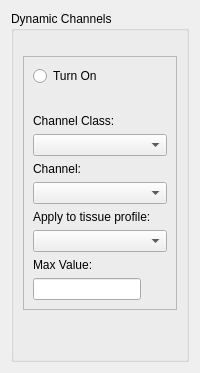
      <widget class="QWidget" name="sim_conf_stack_page_DynamicChannels">
       <layout class="QGridLayout" name="gridLayout_4">
        <item row="0" column="0">
         <widget class="QGroupBox" name="groupBox_DynamicChannels">
          <property name="title">
           <string>Dynamic Channels</string>
          </property>
          <layout class="QVBoxLayout" name="verticalLayout_10">
           <item>
            <spacer name="verticalSpacer_9">
             <property name="orientation">
              <enum>Qt::Vertical</enum>
             </property>
             <property name="sizeType">
              <enum>QSizePolicy::Fixed</enum>
             </property>
             <property name="sizeHint" stdset="0">
              <size>
               <width>20</width>
               <height>16</height>
              </size>
             </property>
            </spacer>
           </item>
           <item>
            <widget class="QFrame" name="frame_dynChannel_0">
             <property name="frameShape">
              <enum>QFrame::StyledPanel</enum>
             </property>
             <property name="frameShadow">
              <enum>QFrame::Sunken</enum>
             </property>
             <property name="lineWidth">
              <number>4</number>
             </property>
             <layout class="QFormLayout" name="formLayout_4">
              <item row="0" column="0">
               <widget class="QRadioButton" name="radioButton">
                <property name="text">
                 <string>Turn On</string>
                </property>
               </widget>
              </item>
              <item row="1" column="0">
               <spacer name="verticalSpacer_10">
                <property name="orientation">
                 <enum>Qt::Vertical</enum>
                </property>
                <property name="sizeType">
                 <enum>QSizePolicy::Fixed</enum>
                </property>
                <property name="sizeHint" stdset="0">
                 <size>
                  <width>20</width>
                  <height>16</height>
                 </size>
                </property>
               </spacer>
              </item>
              <item row="2" column="0">
               <widget class="QLabel" name="label_15">
                <property name="text">
                 <string>Channel Class:</string>
                </property>
               </widget>
              </item>
              <item row="3" column="0" colspan="2">
               <widget class="QComboBox" name="comboBox_chanClass"/>
              </item>
              <item row="4" column="0">
               <widget class="QLabel" name="label_41">
                <property name="text">
                 <string>Channel:</string>
                </property>
               </widget>
              </item>
              <item row="5" column="0" colspan="2">
               <widget class="QComboBox" name="comboBox_chanType"/>
              </item>
              <item row="6" column="0">
               <widget class="QLabel" name="label_42">
                <property name="text">
                 <string>Apply to tissue profile:</string>
                </property>
               </widget>
              </item>
              <item row="7" column="0" colspan="2">
               <widget class="QComboBox" name="comboBox_chanProfile"/>
              </item>
              <item row="8" column="0">
               <widget class="QLabel" name="label_43">
                <property name="text">
                 <string>Max Value:</string>
                </property>
               </widget>
              </item>
              <item row="9" column="0">
               <widget class="QLineEdit" name="lineEdit_chanMax"/>
              </item>
             </layout>
            </widget>
           </item>
           <item>
            <spacer name="verticalSpacer_11">
             <property name="orientation">
              <enum>Qt::Vertical</enum>
             </property>
             <property name="sizeHint" stdset="0">
              <size>
               <width>20</width>
               <height>40</height>
              </size>
             </property>
            </spacer>
           </item>
          </layout>
         </widget>
        </item>
       </layout>
      </widget>
